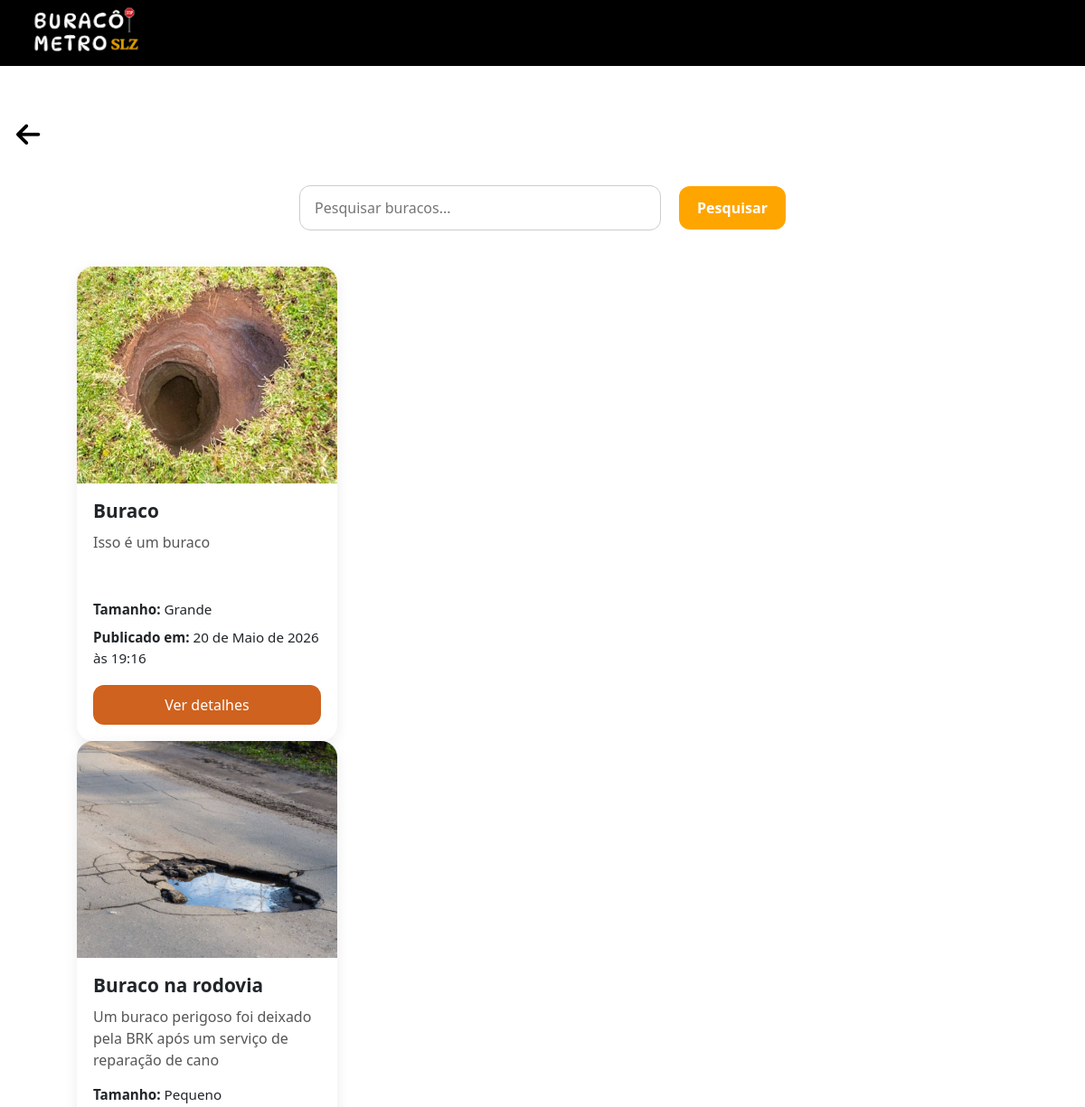
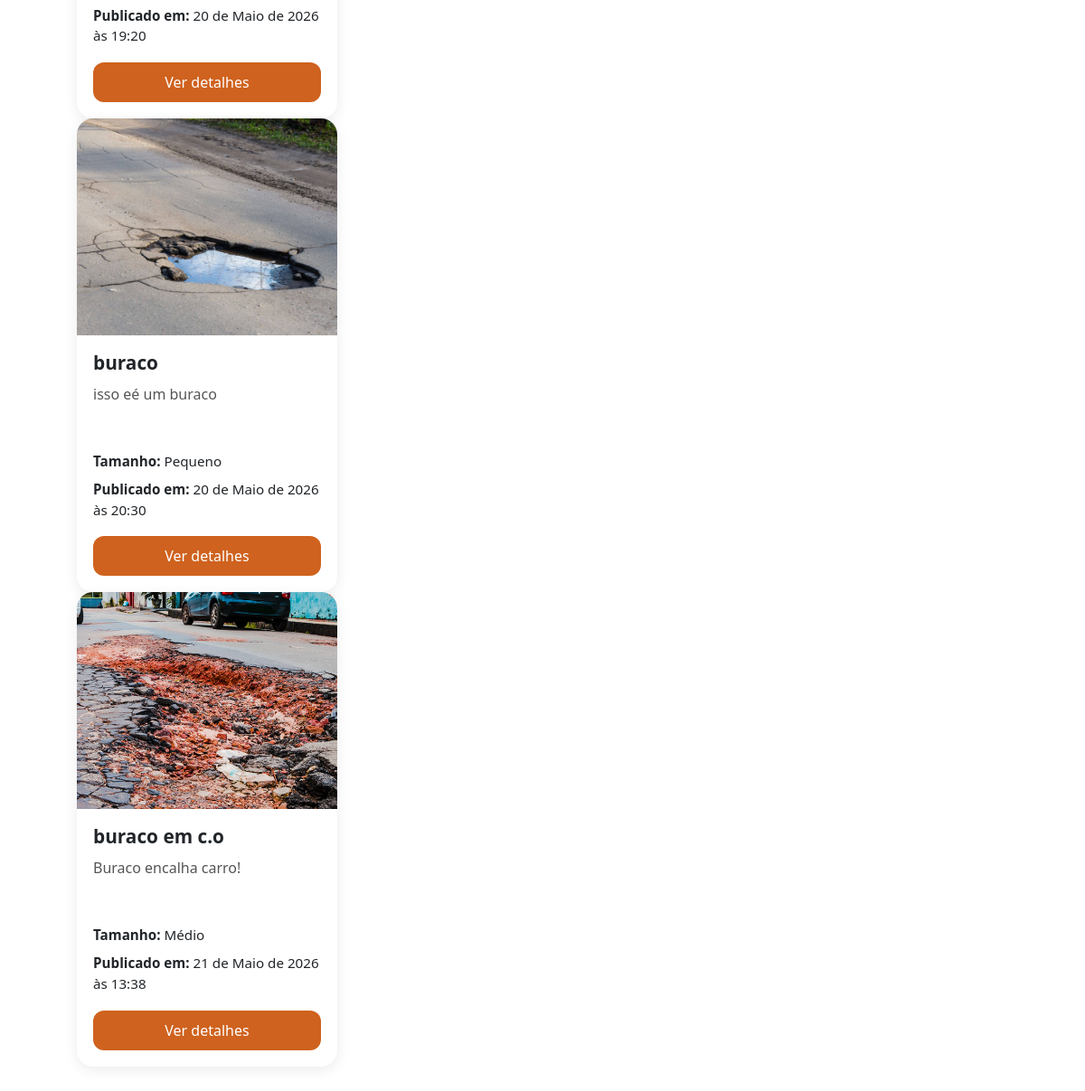
The page /buracos/ver-buracos (signed in) on the database its author committed (2 pictures, top to bottom).
### buracos/models.py (models this page shows, shortened)
class Buraco(models.Model):
    titulo = models.CharField(max_length=255)
    descricao = models.TextField()
    local = models.CharField(max_length=255)
    endereco = models.CharField(max_length=255)
    url_imagem = models.URLField()
    tamanho = models.SmallIntegerField(default=1)
    data_atual = models.DateTimeField(auto_now_add=True)
    created_at = models.DateTimeField(auto_now_add=True)  # Data e hora de criação (preenchido automaticamente)
    updated_at = models.DateTimeField(auto_now=True)  # Data e hora de última atualização (atualizado automaticamente)
    usuario = models.ForeignKey(settings.AUTH_USER_MODEL, on_delete=models.CASCADE, null=True, blank=True)

### buracos/views.py (the view)
# urls.py: path('/ver-buracos', verBuracosView, name='verBuracosView'),
def verBuracosView(request):
    buracos = Buraco.objects.all()
    variaveis = {
        'rows': buracos,
    }
    return render(request, 'buracos/ver-buracos.html', variaveis)

### buracos/templates/buracos/ver-buracos.html (shortened to what this page needs)
{% extends 'buracos/template.html' %}
{% load static %}
{% block css %}
<link rel="stylesheet" href="{% static 'css/ver-buracos.css' %}">
{% endblock%}
{% block content %}
   <div class="topo-pesquisa">
    <input id="iptPesquisar" type="text" placeholder="Pesquisar buracos...">
    <button id="btnPesquisar">Pesquisar</button>
</div>
    {% for row in rows %}
        <div class="card" style="width: 18rem;">
            <img src="{% static '/image-users/' %}{{row.url_imagem}}" class="card-img-top" alt="...">
            <div class="card-body">
                <h5 class="card-title">{{row.titulo}}</h5>
                <p class="card-text">{{row.descricao}}</p>
                <div>
                    <span>Tamanho: </span>
                    {% if row.tamanho == 1 %}
                        Pequeno
                    {% elif row.tamanho == 2 %}
                        Médio
                    {% elif row.tamanho == 3 %}
                        Grande
                    {% elif row.tamanho == 4 %}
                        Gigante
                    {% endif %}
                </div>
                <div>
                    <span>Publicado em: </span>
                    <span>{{row.data_atual}}</span>
                </div>
                <a href="#" class="btn btn-primary">
                    Ver detalhes
                </a>
            </div>
        </div>
    {% empty %}
        Nenhum produto disponível
    {% endfor %}
</div>
{% endblock%}

### paginas/static/paginas/css/template.css (style rules this page uses)
:root { --espacamanto-conteudo: 50px; }

### paginas/static/paginas/css/ver-buracos.css (style rules this page uses)
.card { border: none; border-radius: 18px; overflow: hidden; box-shadow: 0 4px 15px rgba(0,0,0,0.08); transition: 0.25s ease; width: 320px important; }
.card .card-img-top { height: 240px; object-fit: cover; background-color: #f5f5f5; }
.card-body { padding: 18px; }
.card-title { font-size: 1.3rem; font-weight: bold; margin-bottom: 10px; }
.card-text { color: #555; margin-bottom: 15px; min-height: 60px; }
.card-body div { margin-bottom: 8px; font-size: 0.95rem; }
.card-body span:first-child { font-weight: bold; }
.btn-primary { width: 100%; border: none; border-radius: 12px; background-color: #cf621e; padding: 10px; margin-top: 10px; }
#iptPesquisar { width: 300px; padding: 10px 15px; border-radius: 12px; border: 1px solid #ccc; outline: none; }
#btnPesquisar { padding: 10px 20px; border: none; border-radius: 12px; background-color: #cf621e; color: white; font-weight: bold; margin-left: 10px; }
.topo-pesquisa { width: 100%; display: flex; justify-content: center; align-items: center; gap: 10px; margin-top: 30px; margin-bottom: 40px; }
#iptPesquisar { width: 400px; padding: 12px 16px; border-radius: 12px; border: 1px solid #ccc; outline: none; font-size: 16px; }
#btnPesquisar { padding: 12px 20px; border: none; border-radius: 12px; background-color: orange; color: white; font-weight: bold; cursor: pointer; transition: 0.2s; }

### rows shown on the page
Buraco: url_imagem (picture), titulo "Buraco", descricao "Isso é um buraco", tamanho "Grande", data_atual "20 de Maio de 2026 às 19:16"
Buraco: url_imagem (picture), titulo "Buraco na rodovia", descricao "Um buraco perigoso foi deixado pela BRK após um serviço de reparação de cano", tamanho "Pequeno", data_atual "20 de Maio de 2026 às 19:20"
Buraco: url_imagem (picture), titulo "buraco", descricao "isso eé um buraco", tamanho "Pequeno", data_atual "20 de Maio de 2026 às 20:30"
Buraco: url_imagem (picture), titulo "buraco em c.o", descricao "Buraco encalha carro!", tamanho "Médio", data_atual "21 de Maio de 2026 às 13:38"
